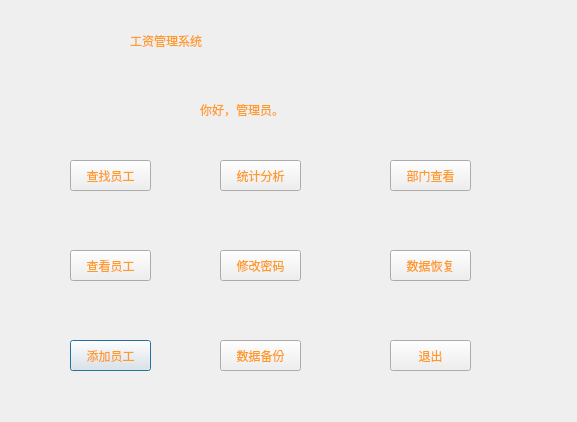
<?xml version="1.0" encoding="UTF-8"?>
<ui version="4.0">
 <class>ManagerDialog</class>
 <widget class="QDialog" name="ManagerDialog">
  <property name="geometry">
   <rect>
    <x>0</x>
    <y>0</y>
    <width>577</width>
    <height>422</height>
   </rect>
  </property>
  <property name="minimumSize">
   <size>
    <width>577</width>
    <height>422</height>
   </size>
  </property>
  <property name="maximumSize">
   <size>
    <width>577</width>
    <height>422</height>
   </size>
  </property>
  <property name="windowTitle">
   <string>Dialog</string>
  </property>
  <property name="styleSheet">
   <string notr="true">
color: rgb(255, 154, 38);
background-image: url(:/resource/photo/Resource/2.jpg);</string>
  </property>
  <widget class="QLabel" name="label">
   <property name="geometry">
    <rect>
     <x>130</x>
     <y>20</y>
     <width>351</width>
     <height>41</height>
    </rect>
   </property>
   <property name="styleSheet">
    <string notr="true">font: 35pt &quot;新宋体&quot;;
</string>
   </property>
   <property name="text">
    <string>工资管理系统</string>
   </property>
  </widget>
  <widget class="QLabel" name="label_2">
   <property name="geometry">
    <rect>
     <x>200</x>
     <y>100</y>
     <width>151</width>
     <height>19</height>
    </rect>
   </property>
   <property name="layoutDirection">
    <enum>Qt::LeftToRight</enum>
   </property>
   <property name="styleSheet">
    <string notr="true">font: 14pt &quot;楷体&quot;;</string>
   </property>
   <property name="text">
    <string>你好，管理员。</string>
   </property>
  </widget>
  <widget class="QPushButton" name="pushButton_addworker">
   <property name="geometry">
    <rect>
     <x>70</x>
     <y>340</y>
     <width>81</width>
     <height>31</height>
    </rect>
   </property>
   <property name="styleSheet">
    <string notr="true">font: 12pt &quot;仿宋&quot;;</string>
   </property>
   <property name="text">
    <string>添加员工</string>
   </property>
  </widget>
  <widget class="QPushButton" name="pushButton_displayworker">
   <property name="geometry">
    <rect>
     <x>70</x>
     <y>250</y>
     <width>81</width>
     <height>31</height>
    </rect>
   </property>
   <property name="styleSheet">
    <string notr="true">font: 12pt &quot;仿宋&quot;;</string>
   </property>
   <property name="text">
    <string>查看员工</string>
   </property>
  </widget>
  <widget class="QPushButton" name="pushButton_findworker">
   <property name="geometry">
    <rect>
     <x>70</x>
     <y>160</y>
     <width>81</width>
     <height>31</height>
    </rect>
   </property>
   <property name="styleSheet">
    <string notr="true">font: 12pt &quot;仿宋&quot;;</string>
   </property>
   <property name="text">
    <string>查找员工</string>
   </property>
  </widget>
  <widget class="QPushButton" name="pushButton_savedate">
   <property name="geometry">
    <rect>
     <x>220</x>
     <y>340</y>
     <width>81</width>
     <height>31</height>
    </rect>
   </property>
   <property name="styleSheet">
    <string notr="true">font: 12pt &quot;仿宋&quot;;</string>
   </property>
   <property name="text">
    <string>数据备份</string>
   </property>
  </widget>
  <widget class="QPushButton" name="pushButton_changepassword">
   <property name="geometry">
    <rect>
     <x>220</x>
     <y>250</y>
     <width>81</width>
     <height>31</height>
    </rect>
   </property>
   <property name="styleSheet">
    <string notr="true">font: 12pt &quot;仿宋&quot;;</string>
   </property>
   <property name="text">
    <string>修改密码</string>
   </property>
  </widget>
  <widget class="QPushButton" name="pushButton_analys">
   <property name="geometry">
    <rect>
     <x>220</x>
     <y>160</y>
     <width>81</width>
     <height>31</height>
    </rect>
   </property>
   <property name="styleSheet">
    <string notr="true">font: 12pt &quot;仿宋&quot;;</string>
   </property>
   <property name="text">
    <string>统计分析</string>
   </property>
  </widget>
  <widget class="QPushButton" name="pushButton_displaybydepartment">
   <property name="geometry">
    <rect>
     <x>390</x>
     <y>160</y>
     <width>81</width>
     <height>31</height>
    </rect>
   </property>
   <property name="styleSheet">
    <string notr="true">font: 12pt &quot;仿宋&quot;;</string>
   </property>
   <property name="text">
    <string>部门查看</string>
   </property>
  </widget>
  <widget class="QPushButton" name="pushButton_back">
   <property name="geometry">
    <rect>
     <x>390</x>
     <y>340</y>
     <width>81</width>
     <height>31</height>
    </rect>
   </property>
   <property name="styleSheet">
    <string notr="true">font: 12pt &quot;仿宋&quot;;</string>
   </property>
   <property name="text">
    <string>退出</string>
   </property>
  </widget>
  <widget class="QPushButton" name="pushButton_recover">
   <property name="geometry">
    <rect>
     <x>390</x>
     <y>250</y>
     <width>81</width>
     <height>31</height>
    </rect>
   </property>
   <property name="styleSheet">
    <string notr="true">font: 12pt &quot;仿宋&quot;;</string>
   </property>
   <property name="text">
    <string>数据恢复</string>
   </property>
  </widget>
 </widget>
 <resources/>
 <connections/>
</ui>
